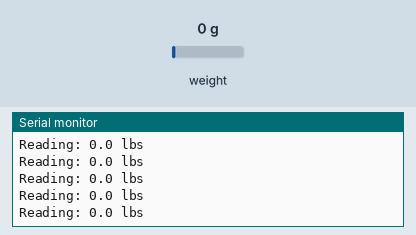
The sketch below on a simulated Arduino Uno, built with avr-gcc and run on an emulated ATmega328P. On the bench: the last lines printed to the serial monitor. The inputs (shaded band) are chosen by the test bench; at power-on: weight on the scale 0 g.

Above: at 1.2 s.
1.3 s: weight on the scale set to 100 g
At 1.32 s:
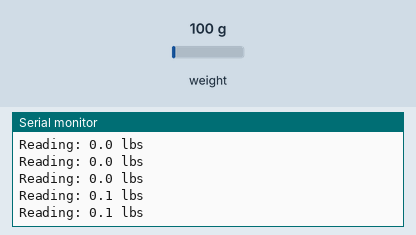
4.3 s: weight on the scale set to 1250 g
At 4.34 s:
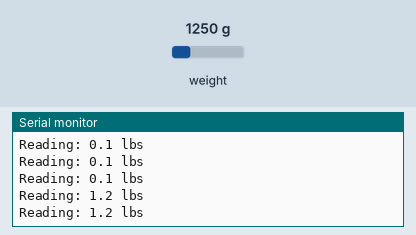
Timing chart, 0 to 7.3 s (numbered marks = the images above; inputs shaded):
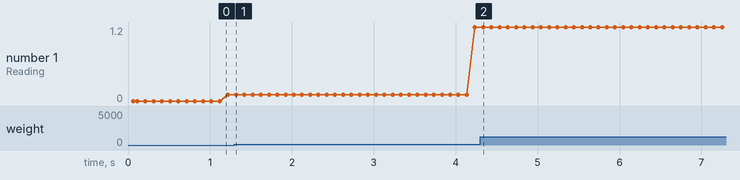

Measured:
- after the input at 1.3 s, the serial monitor: prints a new line at once (image 1)
- after the input at 4.3 s, the serial monitor: prints a new line at once (image 2)
- plotted number 1: 0.1 → 1.2 after the input at 1.3 s

The sketch:

SparkFun_HX711_KnownZeroStartup.ino
```cpp
// (licence header left out)
#include "HX711.h" //This library can be obtained here http://librarymanager/All#Avia_HX711

#define calibration_factor -7050.0 //This value is obtained using the SparkFun_HX711_Calibration sketch
#define zero_factor 8421804 //This large value is obtained using the SparkFun_HX711_Calibration sketch

#define LOADCELL_DOUT_PIN  3
#define LOADCELL_SCK_PIN  2

HX711 scale;

void setup() {
  Serial.begin(9600);
  Serial.println("Demo of zeroing out a scale from a known value");

  scale.begin(LOADCELL_DOUT_PIN, LOADCELL_SCK_PIN);
  scale.set_scale(calibration_factor); //This value is obtained by using the SparkFun_HX711_Calibration sketch
  scale.set_offset(zero_factor); //Zero out the scale using a previously known zero_factor

  Serial.println("Readings:");
}

void loop() {
  Serial.print("Reading: ");
  Serial.print(scale.get_units(), 1); //scale.get_units() returns a float
  Serial.print(" lbs"); //You can change to kg but you'll need to change the calibration_factor
  Serial.println();
}
```
